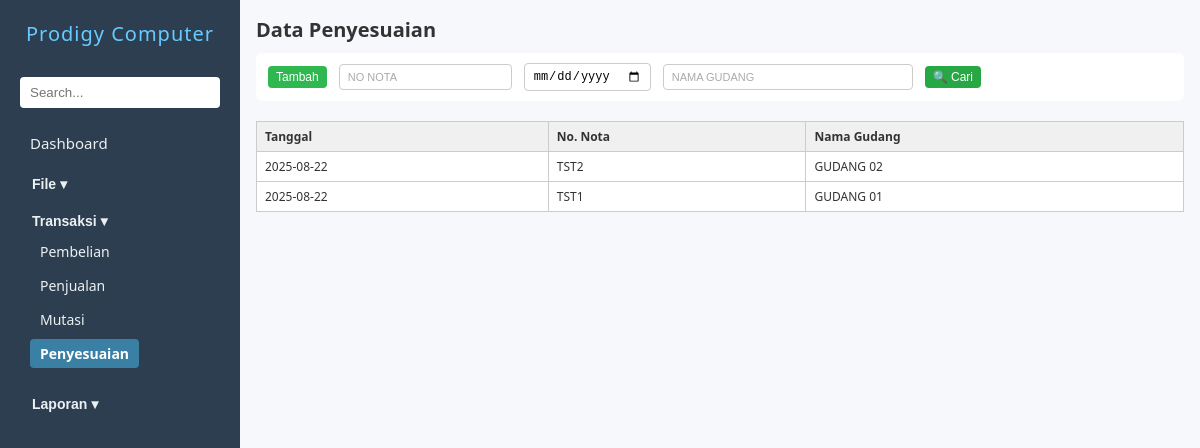
/penyesuaian.php (signed in), run on the app's committed database.
### tables this page shows
CREATE TABLE `zpenyesuaian` (
  `nonota` char(30) DEFAULT NULL,
  `tgl` date DEFAULT NULL,
  `kodegd` char(10) DEFAULT NULL
);

CREATE TABLE `zgudang` (
  `kodegd` char(20) NOT NULL,
  `namagd` char(50) NOT NULL
);

### penyesuaian.php (the view, shortened to what this page needs)
<?php
include 'koneksi.php';
$query = mysqli_query($conn, "
    SELECT zpenyesuaian.tgl, zpenyesuaian.nonota, zgudang.namagd
    FROM zpenyesuaian
    JOIN zgudang ON zpenyesuaian.kodegd = zgudang.kodegd
    ORDER BY zpenyesuaian.tgl DESC, zpenyesuaian.nonota DESC
    LIMIT 10
");
?>
<!DOCTYPE html>
<html lang="en">
<head>
    <link rel="stylesheet" href="navbar.css" />
    <link rel="stylesheet" href="form.css" />
</head>
<body>
    <?php
    include 'navbar.php';
    $hakUbah   = $aksesEdit['tambah'];?>
    <main>
        <h2>Data Penyesuaian</h2>
        <div class="action-bar">
            <button type="button" class="action-btn tambah" onclick="window.location.href='inputpenyesuaian.php'">Tambah</button>
            <input type="text" id="inputNoNota" placeholder="No Nota" style="text-transform: uppercase;">
            <input type="date" id="inputTgl">
            <input type="text" name="namagd" id="inputNamagd" placeholder="Nama gudang" class="medium-input" style="text-transform: uppercase;">
            <button type="button" class="action-btn cari" onclick="triggerSearch()">🔍 Cari</button>
        </div>
        <div id="tabelHasil" class="form-grid" style="margin-top: 20px;">
            <table class="tabel-hasil">
                <thead>
                    <tr>
                        <th>Tanggal</th>
                        <th>No. Nota</th>
                        <th>Nama Gudang</th>
                    </tr>
                </thead>
                <tbody>
                    <?php while ($row = mysqli_fetch_assoc($query)): ?>
                        <tr onclick="tampilkanKonfirmasiEdit('<?= $row['nonota'] ?>')">
                            <td><?= $row['tgl'] ?></td>
                            <td><?= $row['nonota'] ?></td>
                            <td><?= $row['namagd'] ?></td>
                        </tr>
                    <?php endwhile; ?>
                </tbody>
            </table>
        </div>
    </main>
</body>
</html>

### form.css (style rules this page uses)
* { box-sizing: border-box; margin: 0; padding: 0; }
body { font-family: "Segoe UI", Tahoma, Geneva, Verdana, sans-serif; display: flex; height: 100vh; background: #f6f8fb; color: #333; }
main { padding: 1rem; flex: 1; overflow-y: auto; }
h2 { margin-bottom: 10px; font-size: 20px; }
.tabel-hasil { width: 100%; border-collapse: collapse; font-size: 14px; margin-top: 10px; }
.tabel-hasil th, .tabel-hasil td { border: 1px solid #ccc; padding: 8px 10px; text-align: left; }
.tabel-hasil th { background-color: #f0f0f0; font-weight: bold; }
.medium-input { width: 250px; }
.action-bar { display: flex; flex-wrap: wrap; align-items: center; gap: 8px 12px; margin-bottom: 4px; background-color: #fff; padding: 10px 12px; border-radius: 6px; }
.action-bar input[type="text"], .action-bar input[type="date"], .action-bar select { padding: 5px 8px; font-size: 12px; border: 1px solid #ccc; border-radius: 4px; min-width: 120px; }
.action-bar input[type="text"]::placeholder { font-size: 11px; color: #aaa; }
.action-bar .action-btn { padding: 4px 8px; font-size: 12px; border: none; color: white; border-radius: 4px; cursor: pointer; transition: 0.3s ease; }
.action-bar .action-btn.tambah { background-color: #30b850; }
.action-bar .action-btn.cari { background-color: #28a745; }
.tabel-hasil { width: 100%; border-collapse: collapse; margin-top: 1em; font-size: 12px; border: 1px solid #ccc; }
.tabel-hasil th, .tabel-hasil td { padding: 6px 8px; border: 1px solid #ccc; text-align: left; background-color: #fff; }
.tabel-hasil th { background-color: #f0f0f0; font-weight: bold; color: #333; }

### data on the page
zpenyesuaian: tgl "2025-08-22", nonota "TST2", zgudang.namagd "GUDANG 02"
zpenyesuaian: tgl "2025-08-22", nonota "TST1", zgudang.namagd "GUDANG 01"

### other printed values
$mainmenu "File"
$mainmenu "Transaksi"
$label "Pembelian"
$label "Penjualan"
$label "Mutasi"
$label "Penyesuaian"
$mainmenu "Laporan"
